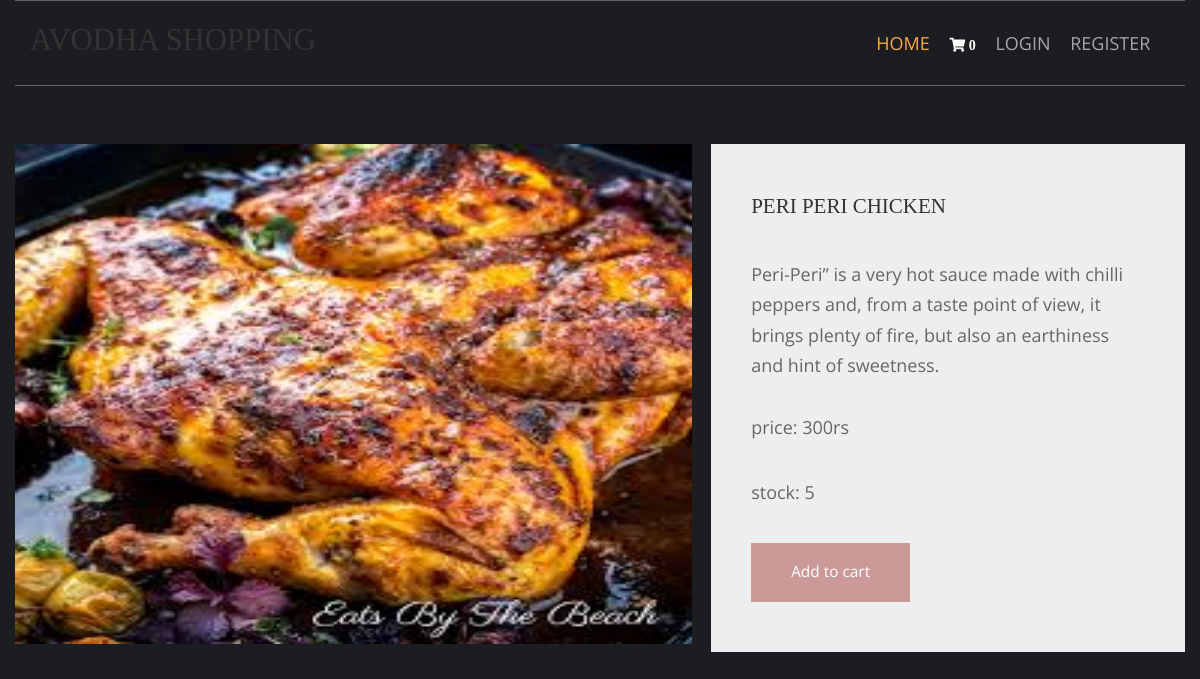
Screenshot of /chiken-recipes/peri-peri-chicken/ with the database file from the repository.
### shop/models.py (models this page shows, shortened)
class products(models.Model):
    name=models.CharField(max_length=150,unique=True)
    slug=models.SlugField(max_length=250,unique=True)
    img=models.ImageField(upload_to='product')
    desc=models.TextField()
    stock=models.IntegerField()
    available=models.BooleanField()
    price=models.IntegerField()
    category=models.ForeignKey(categ,on_delete=models.CASCADE)

### shop/views.py (the view)
# urls.py: path('<slug:c_slug>/<slug:product_slug>/', views.prodDetails, name='details'),
def prodDetails(request,c_slug,product_slug):
    try:
        prod=products.objects.get(category__slug=c_slug,slug=product_slug)
    except Exception as e:
        raise e
    return render(request,'item.html',{'pr':prod})

### cart/context_processor.py (called while the page is built)
def count(request):
    item_count=0;
    if 'admin' in request.path:
        return{}
    else:
        try:
            ct=cartlist.objects.filter(cart_id=c_id(request))
            cti=items.objects.all().filter(cart=ct[:1])
            for c in cti:
                item_count+=c.quan
        except cartlist.ObjectDoesNotExist:
            item_count=0
        return dict(itc=item_count)

### cart/views.py (called while the page is built)
def c_id(request):
    ct_id=request.session.session_key
    if not ct_id:
        ct_id=request.session.create()
    return ct_id

### templates/item.html (shortened to what this page needs)
{% extends 'base.html' %}
{% load static %}
{% block content %}
<html lang="en">
<head>
    <link href="{% static 'pr/fontawesome/css/all.min.css' %}" rel="stylesheet" />
    <link href="{% static 'pr/css/templatemo-comparto.css' %}" rel="stylesheet" />
</head>
<body>
    <br><br>
        <section class="tm-mb-1" id="about">
            <div class="tm-row tm-about-row">
                <div class="tm-section-1-l">
                    <img src="{{pr.img.url}}" alt="About image" class="tm-img-responsive" style="height: 500;width: 800;">
                </div>
                <article class="tm-section-1-r tm-bg-color-8">
                    <h2 class="tm-mb-2 tm-title-color">{{pr.name}}</h2>
                    <p> {{pr.desc}} <br><br>price: {{pr.price}}rs</p>
                    <p>stock: {{pr.stock}}</p>
{% if pr.stock <= 0 %}
<h1 style="color: red;">sorry.No stock</h1>
                {% else %}
                    <a href="{% url 'addcart' pr.id %}" class="tm-btn tm-btn-1 tm-link-to-services">Add to cart</a>
{% endif %}
                </article>
            </div>
        </section>
</body>
</html>
{% endblock %}

### static/hm/layout/styles/layout.css (style rules this page uses)
*, *::before, *::after { transition:all .3s ease-in-out; }
body { color:#A5A6AA; background-color:#1C1D21; }
a { color:#FBAB45; }

### static/pr/css/templatemo-comparto.css (style rules this page uses)
*, *::before, *::after { box-sizing: border-box; outline: none; }
ul, h1, h2, h3, h4, p, figure { padding: 0; margin: 0; }
body { font-family: 'Open Sans', Arial, sans-serif; font-size: 18px; overflow-x: hidden; padding-left: 15px; padding-right: 15px; margin: 0; }
h2 { font-size: 1.5rem; }
a { transition: all 0.3s ease; text-decoration: none; }
p { color: #666; line-height: 1.7; margin-bottom: 35px; }
h1, h2, h3, h4, h5, h6 { color: #333; }
.tm-mb-1 { margin-bottom: 20px; }
.tm-mb-2 { margin-bottom: 40px; }
.tm-bg-color-8 { background-color: #EDEEEF; }
.tm-img-responsive { max-width: 100%; height: auto; }
.tm-section-1-l { width: 57.85%; margin-right: 1.65%; }
.tm-section-1-r { padding: 50px 40px; width: 40.5%; }
.tm-row { display: flex; }
.tm-btn { display: inline-block; padding: 15px 40px; font-size: 1.1rem; border: none; background-color: #CC9999; color: white; }
a { color: #666; }

### static/hm/layout/styles/framework.css (style rules this page uses)
html { overflow-y:scroll; overflow-x:hidden; }
html, body { margin:0; padding:0; font-size:14px; line-height:1.6em; }
*, *::before, *::after { box-sizing:border-box; }
a { outline:none; text-decoration:none; }
img { width:auto; max-width:100%; height:auto; margin:0; padding:0; border:none; line-height:normal; vertical-align:middle; }
body, input, textarea, select { font-family:Verdana, Geneva, sans-serif; }
h1, h2, h3, h4, h5, h6, .heading { font-family:Georgia, "Times New Roman", Times, serif; }
::placeholder { opacity:1; }
h1, h2, h3, h4, h5, h6, .heading { margin:0 0 20px 0; font-size:1.4rem; line-height:normal; font-weight:normal; text-transform:uppercase; }
address, article, aside, figcaption, figure, footer, header, main, nav, section { display:block; margin:0; padding:0; }

### rows the page displays
products: img (picture), name "PERI PERI CHICKEN", desc "Peri-Peri” is a very hot sauce made with chilli peppers and, from a taste point of view, it brings plenty of fire, but also an earthiness and hint of sweetness.", price "300", stock "5"

### other values shown
{{ itc }} "0"
